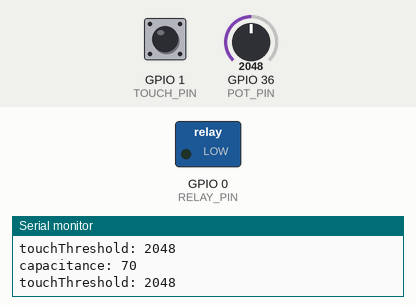
This sketch was run on a simulated ESP32. Parts: switched loads named in the sketch (green lamp = pin HIGH), the last lines printed to the serial monitor. Dashed ring = blinking. The inputs (shaded band) are chosen by the test bench; at power-on: GPIO 36 (POT_PIN) = 2048, GPIO 1 (TOUCH_PIN) HIGH.

Above: at 1.2 s.
1.3 s: GPIO 36 (POT_PIN) set to 73
2.8 s: GPIO 36 (POT_PIN) set to 62
At 5.7 s:
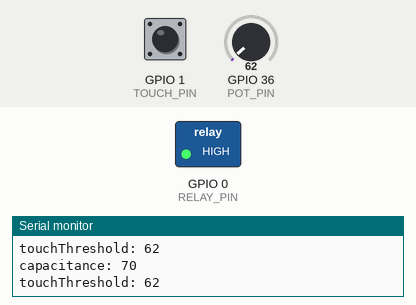
5.8 s: GPIO 36 (POT_PIN) set to 491
At 6.9 s:
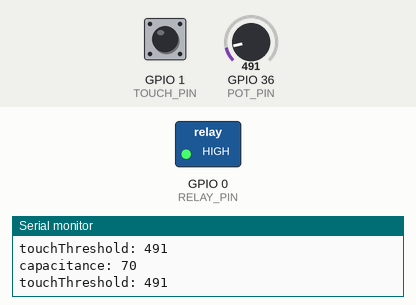
Timing chart, 0 to 8.8 s (numbered marks = the images above; inputs shaded):
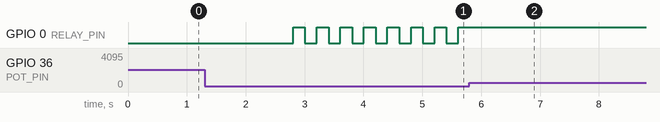

Measured:
- the behaviour switches between 70 and 69 on GPIO 36 (POT_PIN) (found by bisection; images 0 and 1)
- after the input at 2.8 s, GPIO 0 (RELAY_PIN): alternates HIGH for 0.20 s and LOW for 0.20 s, starting at once
- after the input at 5.8 s, GPIO 0 (RELAY_PIN): stops changing and stays HIGH

The sketch:

erin_touch_outlet.ino
```cpp
#define POT_PIN A0
#define RELAY_PIN 0
#define TOUCH_PIN 1
bool relay_on = false;

void setup() {
  Serial.begin(9600);
  pinMode(POT_PIN, INPUT);
  pinMode(RELAY_PIN, OUTPUT);
  digitalWrite(RELAY_PIN, LOW);
}

bool amBeingTouched() {
  int val = touchRead(TOUCH_PIN);
  Serial.print("capacitance: ");
  Serial.println(val);
  int touchThreshold = analogRead(POT_PIN);//*1.5+1000;
  Serial.print("touchThreshold: ");
  Serial.println(touchThreshold);
  return (val > touchThreshold) ? true : false;
}

void toggleRelay() {
  if (relay_on) {
    digitalWrite(RELAY_PIN, LOW);
    relay_on = false;
  }
  else {
    digitalWrite(RELAY_PIN, HIGH);
    relay_on = true;
  }
}

void loop() {
  if(amBeingTouched()) {
    toggleRelay();
  }
  delay(200);
}
```
